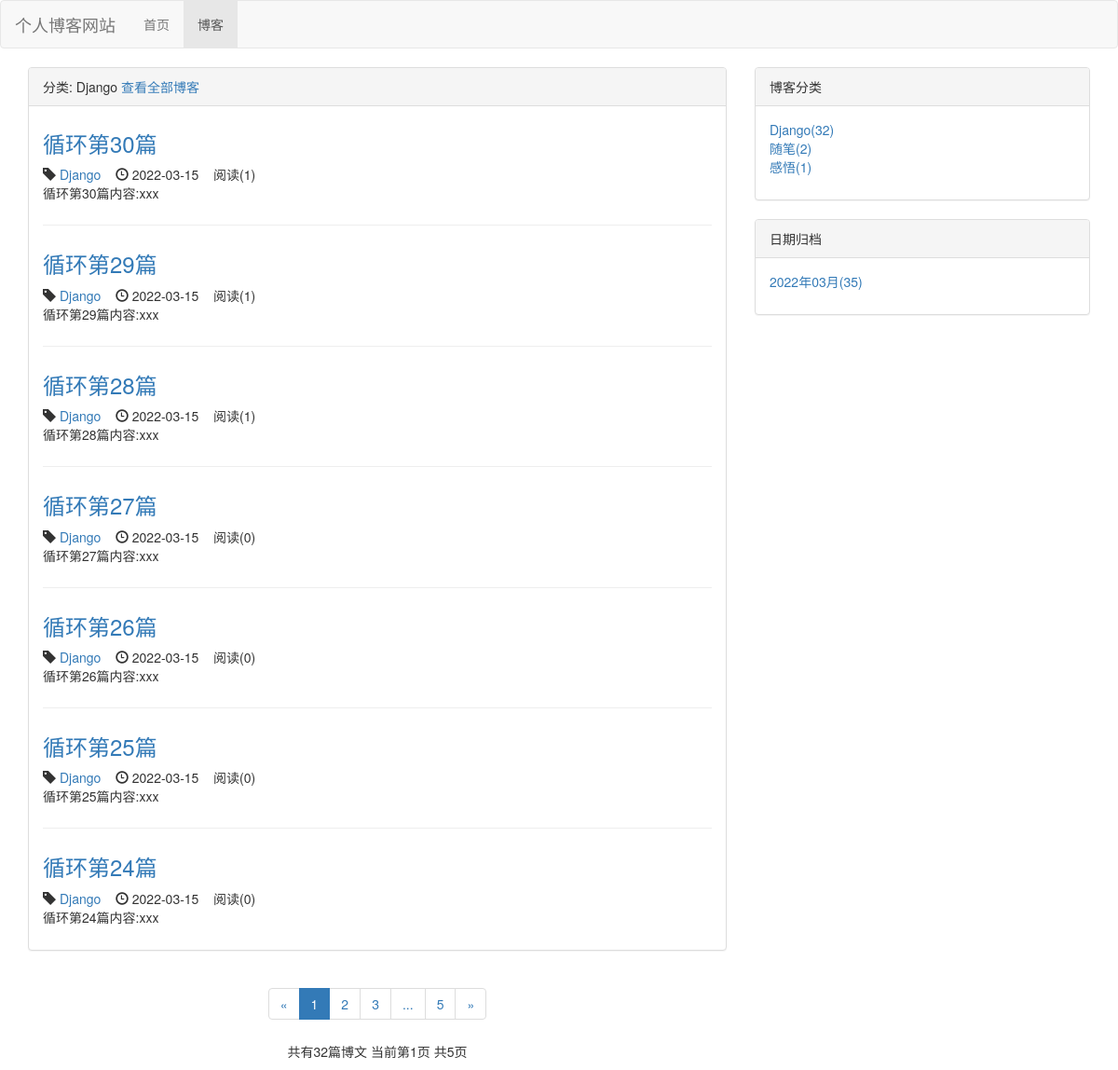
The page /blog/type/1 on the database as committed earlier.
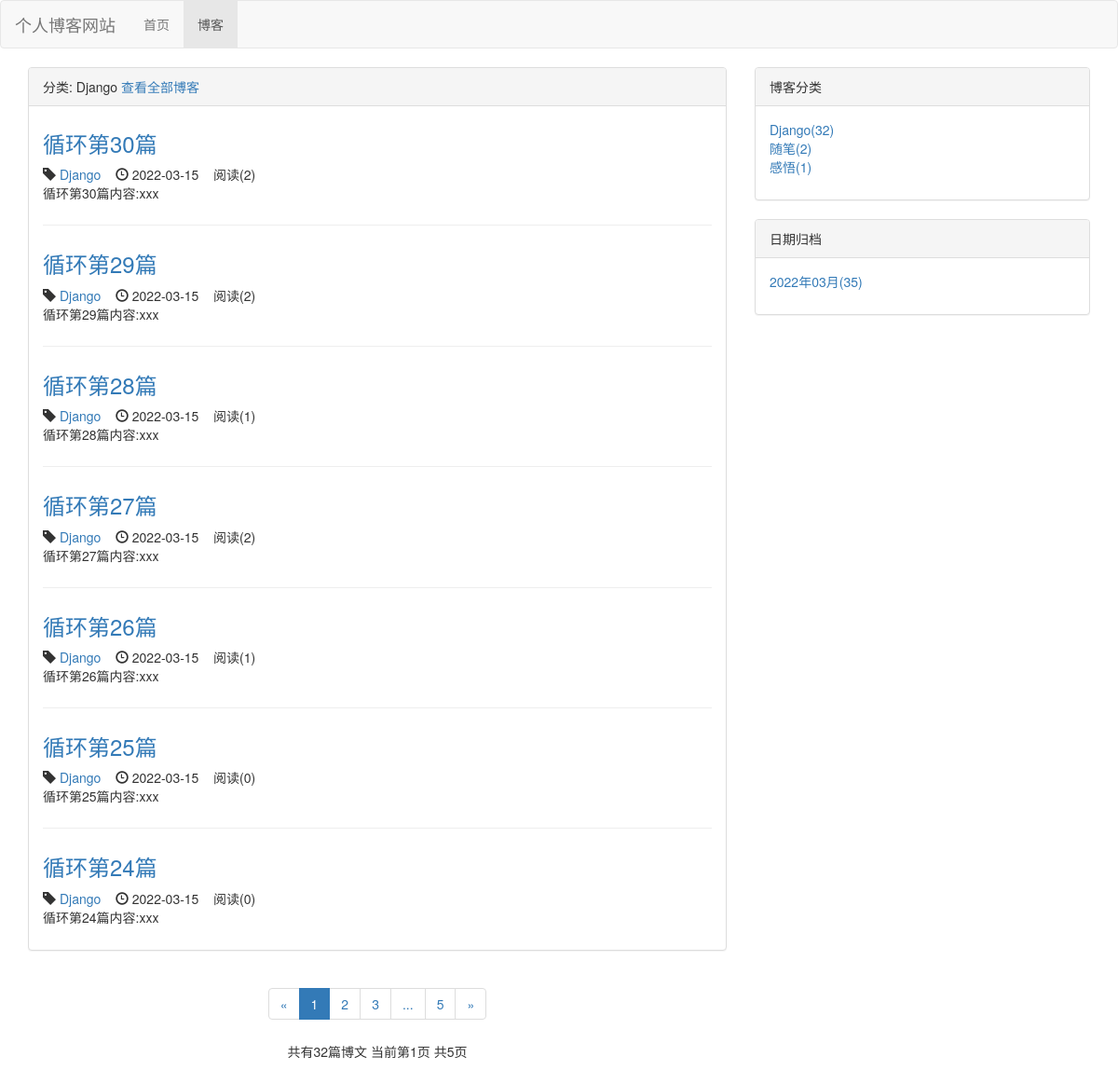
The same page on the database as committed later.
### blog/models.py (models this page shows, shortened)
class Blog(models.Model, ReadNumExpandMethod):
    title = models.CharField(max_length=50)
    blog_type = models.ForeignKey(BlogType, on_delete=models.DO_NOTHING)
    content = RichTextUploadingField()
    author = models.ForeignKey(User, on_delete=models.DO_NOTHING)
    create_time = models.DateTimeField(auto_now_add=True)
    last_update_time = models.DateTimeField(auto_now=True)
    read_details = GenericRelation(ReadDetail)
    class Meta:
        ordering = ["-create_time"]

class BlogType(models.Model):
    type_name = models.CharField(max_length=15)
    def __str__(self):
        return self.type_name

### read_statistics/models.py (models this page shows)
class ReadNum(models.Model):
    read_num = models.IntegerField(default=0)
    content_type = models.ForeignKey(ContentType, on_delete=models.DO_NOTHING)
    object_id = models.PositiveIntegerField()
    content_object = GenericForeignKey('content_type', 'object_id')

### blog/views.py (the view)
# urls.py: path('type/<int:blog_type_pk>',views.blogs_with_type,name='blogs_with_type'),
def blogs_with_type(request, blog_type_pk):
    blog_type = get_object_or_404(BlogType, pk=blog_type_pk)
    blogs_all_list = Blog.objects.filter(blog_type=blog_type)
    context = get_blog_list_common_data(request, blogs_all_list)
    context['blog_type'] = blog_type
    return render(request, 'blog/blogs_with_type.html', context)

### read_statistics/models.py (called while the page is built)
    def get_read_num(self):
        try:
            ct = ContentType.objects.get_for_model(self)
            readnum = ReadNum.objects.get(content_type=ct, object_id=self.pk)
            return readnum.read_num
        except exceptions.ObjectDoesNotExist:
            return 0

### blog/templates/blog/blogs_with_type.html (shortened to what this page needs)
{% extends 'blog/blog_list.html' %}
{% block blog_list_title %}
    分类: {{ blog_type.type_name }}
    <a href="{% url 'blog_list' %}">查看全部博客</a>
{% endblock blog_list_title %}

### blog/templates/blog/blog_list.html (shortened to what the changed rows need)
{% extends 'base.html' %}
{% load staticfiles %}
{% block header_extends %}
    <link rel="stylesheet" href="{% static 'blog/blog.css' %}">
{% endblock header_extends %}
{% block content %}
<div class="container">
    <div class="row">
        <div class="col-xs-12 col-sm-8 col-md-8">
            <div class="panel panel-default">
                <div class="panel-body">
                    {% for blog in blogs %}
                        <div class="blog">
                            <h3>
                                <a href="{% url 'blog_detail' blog.pk %}">{{ blog.title }}</a>
                            </h3>
                            <p class="blog-info">
                                <span class="glyphicon glyphicon-tag"></span> <a href="{% url 'blogs_with_type' blog.blog_type.pk %}">{{ blog.blog_type }}</a>
                                <span class="glyphicon glyphicon-time"></span> {{ blog.create_time|date:"Y-m-d" }}
                                &nbsp;&nbsp;
                                阅读({{ blog.get_read_num }})
                            </p>
                            <p>{{ blog.content|striptags|truncatechars:120 }}</p>
                        </div>
                    {% empty %}
                        <p>暂无博客 敬请期待</p>
                    {% endfor %}
                </div>
            </div>
        </div>
    </div>
</div>
{% endblock content %}

Rows that differ between the two databases and show on the page:
changed through a linked row, Blog "循环第30篇": get_read_num "1" → "2"
changed through a linked row, Blog "循环第29篇": get_read_num "1" → "2"
computed for Blog "循环第27篇": get_read_num "0" → "2"
computed for Blog "循环第26篇": get_read_num "0" → "1"
